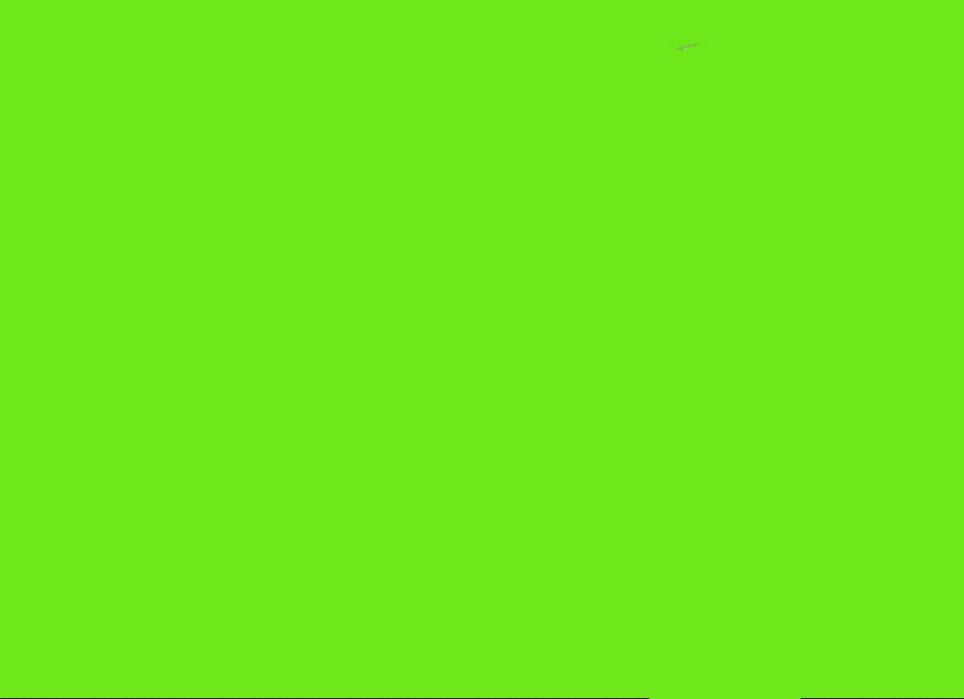
#> input picture preAIO25/warmup/exercise_w5/background1.png, 964 x 699 px
$ jupyter execute --allow-errors Exercise_suggestion.ipynb   (shell and % lines are left out)
#> lines starting #> are read from the running program, lines starting #| are printed output that depends on the picture; after the words box and inside, x2 and y2 are one past the last pixel; in counts of white or black regions, pixels touching at a corner belong together
<a href="https://colab.research.google.com/github/mylethidiem/ProgramingTech/blob/main/preAIO25/warmup/exercise_w5/Exercise_suggestion.ipynb" target="_parent"></a>

# 2. Basic matrix with numpy

## Tạo một ma trận với numpy

[cell 1]
import numpy as np

# Tạo một ma trận với kích thước 2x3
matrix = np.array([[1, 2, 3],
                   [4, 5, 6]])

## Phép cộng ma trận

[cell 2]
import numpy as np
# Tạo hai ma trận A và B
A = np.array([[1, 2],
              [3, 4]])

B = np.array([[5, 6],
              [7, 8]])

# Thực hiện cộng ma trận
C = A + B

print("A + B:\n", C)

## np.stack()

[cell 3]
import numpy as np

# Tạo 2 array 1D
arr1 = np.array([1, 2, 3])
arr2 = np.array([4, 5, 6])

# Stack các array theo một trục
stacked_arr = np.stack((arr1, arr2))

print("Array sau khi stack:\n", stacked_arr)

## np.sum()

[cell 4]
import numpy as np

# Tạo một tensor 2D
arr = np.array([[1, 2, 3],
                [4, 5, 6],
                [7, 8, 9]])

# Tính tổng theo từng dòng (axis=1)
row_sum = np.sum(arr, axis=1)
print("Tổng theo dòng:", row_sum)

# Tính tổng theo từng cột (axis=0)
column_sum = np.sum(arr, axis=0)
print("Tổng theo cột:", column_sum)

## np.where

[cell 5]
import numpy as np

# Tạo một tensor 3D
arr = np.array([[1, 2, 3],
                [4, 5, 6],
                [7, 8, 9]])

# Sử dụng hàm where để tạo ra tensor mới có giá trị các phần tử lớn hơn 5 được thay thế bằng 0, các phần tử còn lại thì giữ nguyên.
new_arr = np.where(arr > 5, 0, arr)

# In ra tensor mới
print(new_arr)

# 4. Experiments

[cell 6]
import numpy as np
import matplotlib.pyplot as plt
import cv2

[cell 7]
def computeBinaryMask(difference_single_channel, threshold=15):
    # Áp dụng ngưỡng (threshold) để tạo mask nhị phân
    # Các điểm ảnh có sự chênh lệch màu sắc lớn hơn hoặc bằng 15 được đặt là 255 (trắng), còn lại là 0 (đen).
    difference_binary = np.where(difference_single_channel >= threshold, 255, 0)

    # Ghép nối mask nhị phân thành 3 kênh để phù hợp với định dạng RGB.
    binary_binary = np.stack((difference_binary,)*3, axis=-1)

    return binary_binary


def computeDifference(bg_img, input_img):
    # Tính toán giá trị khác biệt tuyệt đối giữa hai hình ảnh
    bg_img = np.float32(bg_img)
    input_img = np.float32(input_img)
    difference_three_channel = np.abs(bg_img - input_img)

    # Chuyển đổi sự khác biệt 3 kênh sang một kênh bằng cách tính trung bình.
    # Điều này giúp giảm dữ liệu khác biệt xuống một giá trị cường độ đơn lẻ.
    difference_single_channel = np.sum(difference_three_channel, axis=2) / 3.0

    # Chuyển đổi trở lại sang uint8 để phù hợp với xử lý ảnh.
    difference_single_channel = difference_single_channel.astype('uint8')

    return difference_single_channel


def replaceBackGround(bg_image1, bg_image2, ob_image):
    # Tính toán sự khác biệt giữa hình ảnh đối tượng và hình nền thứ nhất
    difference_single_channel = computeDifference(bg_image1, ob_image)

    # Tính toán mask nhị phân dựa trên sự khác biêt
    binary_mask = computeBinaryMask(difference_single_channel)
    plt.imshow(binary_mask)

    # Thay thế hình nền:
    # ở vị trí mà mask là trắng (255): thay thế bằng hình nền thứ hai.
    # ở vị trí mà mask là đen (0): giữ hình ảnh đối tượng.
    output = np.where(binary_mask == 255, ob_image, bg_image2)

    return output

[cell 8]
# Load các ảnh input
bg_image1 = cv2.imread('background1.png')
#> bg_image1 is the input picture: shape (699, 964, 3); mean B, G, R 27, 231.8, 109.9
bg_image2 = cv2.imread('background2.png')
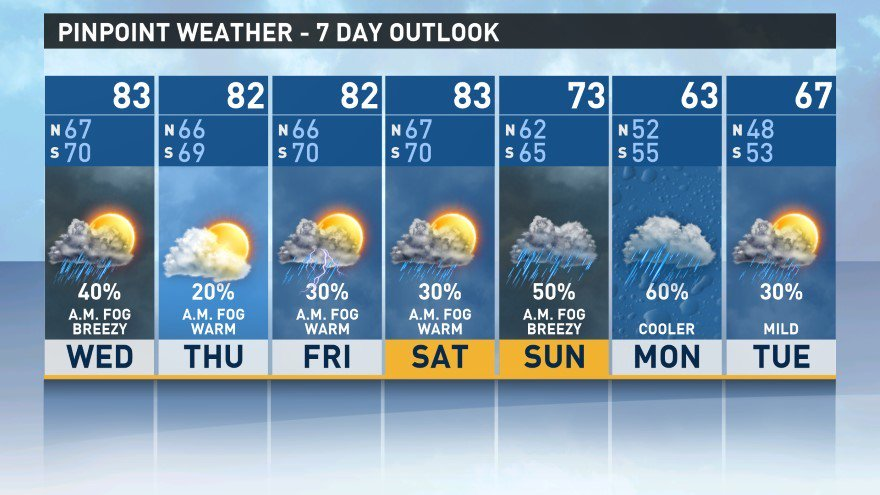
#> input picture preAIO25/warmup/exercise_w5/background2.png, 880 x 495 px
#> bg_image2 is the input picture: shape (495, 880, 3); mean B, G, R 171, 148.5, 121.3
ob_image  = cv2.imread('object.png')
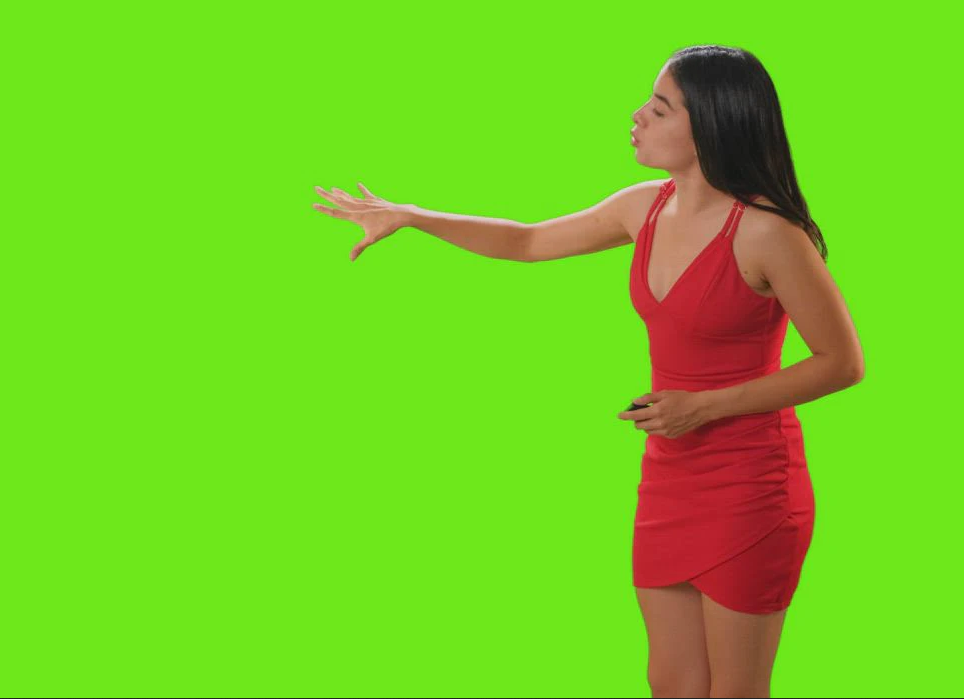
#> input picture preAIO25/warmup/exercise_w5/object.png, 964 x 699 px
#> ob_image is the input picture: shape (699, 964, 3); mean B, G, R 32.7, 203.1, 116.8

# Resize kích thuớc ảnh đầu vào
bg_image1 = cv2.resize(bg_image1, (640, 480))
#> bg_image1: shape (480, 640, 3)
bg_image2 = cv2.resize(bg_image2, (640, 480))
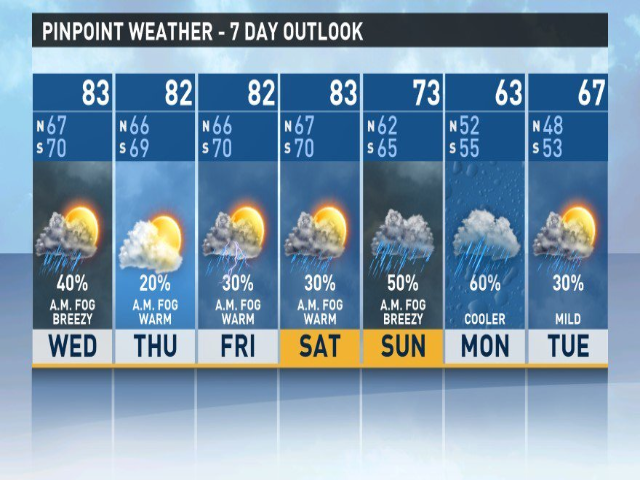
#> bg_image2: shape (480, 640, 3); mean B, G, R 170.9, 148.4, 121.2
ob_image  = cv2.resize(ob_image,  (640, 480))
#> ob_image: shape (480, 640, 3)

# Chuyển đổi ảnh màu từ hệ BRG sang hệ RGB
bg_image1 = cv2.cvtColor(bg_image1, cv2.COLOR_BGR2RGB)
bg_image2 = cv2.cvtColor(bg_image2, cv2.COLOR_BGR2RGB)
ob_image  = cv2.cvtColor(ob_image,  cv2.COLOR_BGR2RGB)

[cell 9]
# Tiến hành background subtraction
output_image = replaceBackGround(bg_image1, bg_image2, ob_image)
#> in computeDifference, `input_img = np.float32(input_img)`:
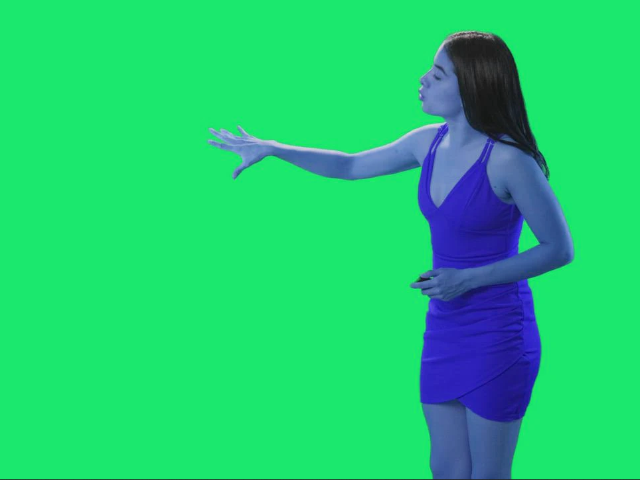
#> input_img: shape (480, 640, 3) float32; mean of channels 0, 1, 2 116.9, 203.1, 32.7; drawn as B, G, R
#> in computeDifference, `difference_single_channel = np.sum(difference_three_channel, axis=2) /..`:
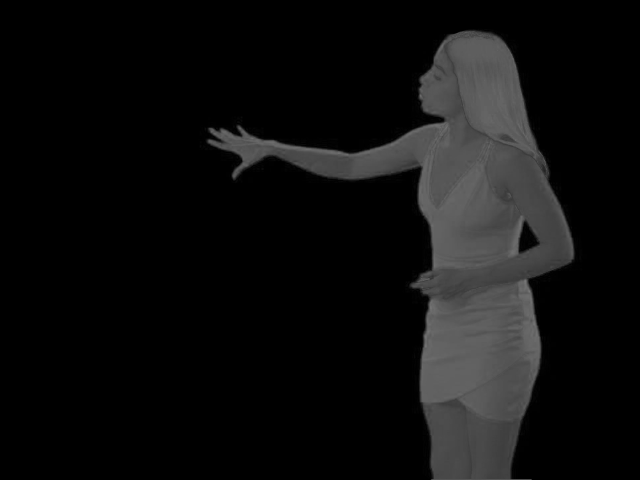
#> difference_single_channel: shape (480, 640) float32; min 0, max 119.3, mean 14.9
#> in computeBinaryMask, `difference_binary = np.where(difference_single_channel >= threshold, 2..`:
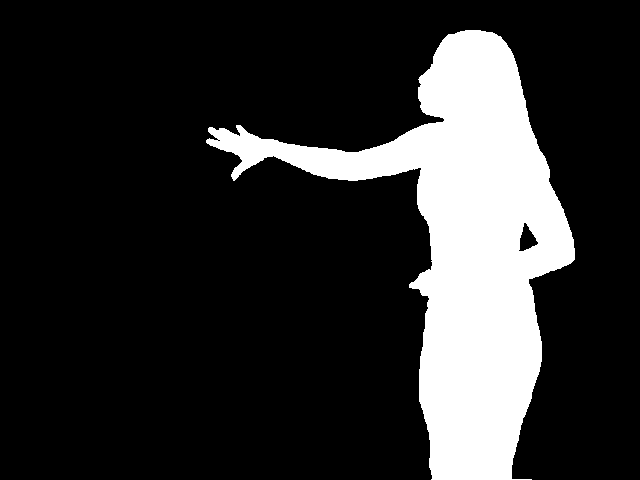
#> difference_binary: shape (480, 640) int64; 18.2% white; 1 white region, box (x1, y1, x2, y2) and area: (206, 30, 575, 480) 55806
#> in replaceBackGround, `output = np.where(binary_mask == 255, ob_image, bg_image2)`:
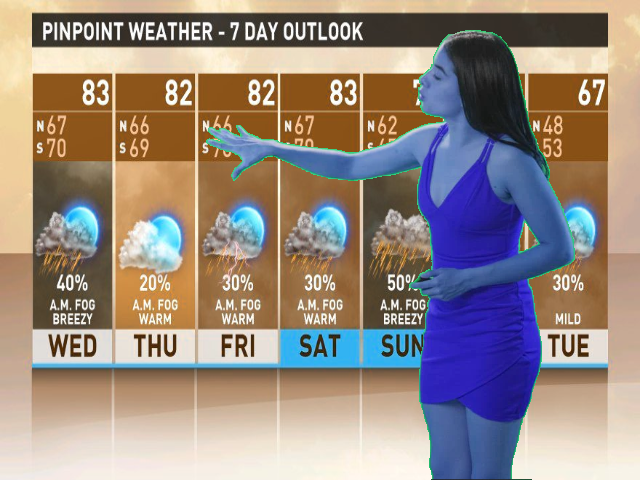
#> output: shape (480, 640, 3); mean of channels 0, 1, 2 130.1, 137.7, 151.9; drawn as B, G, R

[cell 10]
# Hiển thị kết quả
plt.imshow(output_image)

# 6. Exercise

## Câu 1

[cell 11]
import numpy as np

# Tạo hai array 1D
arr1 = np.array([2, 3, 4])
arr2 = np.array([5, 5, 7])

# Stack các array
stacked_arr = np.stack((arr1, arr2), axis=1)

print("Array đã stack:\n", stacked_arr)

## Câu 2

[cell 12]
import numpy as np

# Tạo 2 ma trận
matrix1 = np.array([[1, 2], [3, 4]])
matrix2 = np.array([[5, 6], [7, 8]])

# In ra kết quả
print(matrix1 + matrix2)

## Câu 3

[cell 13]
import numpy as np
# Tạo 2 ma trận
matrix1 = [[1, 2], [3, 4]]
matrix2 = [[5, 6], [7, 8]]

# In ra kết quả
print(matrix1 + matrix2)

## Câu 4

## Câu 5

[cell 14]
import numpy as np

array = np.array([1, 2, 3, 4, 5, 6])
result = np.where(array > 3, "A", "B")

print(result)

## Câu 6

#> (a cell that did not finish here is left out)

# Câu 7

[cell 16]
import cv2
import matplotlib.pyplot as plt
import numpy as np

# Đọc hình ảnh
img = cv2.imread("nature.jpg")
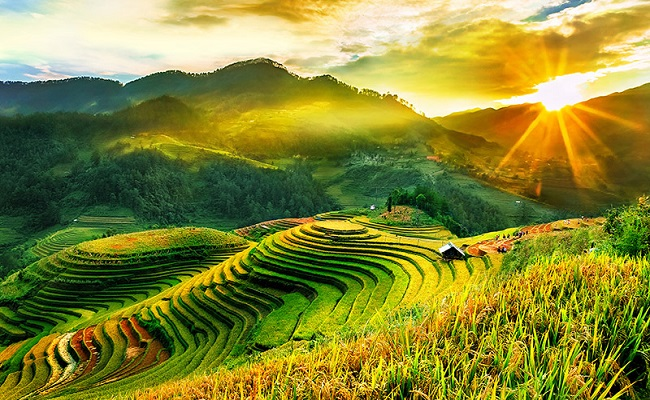
#> input picture preAIO25/warmup/exercise_w5/nature.jpg, 650 x 400 px
#> img is the input picture: shape (400, 650, 3); mean B, G, R 52.9, 134.4, 133.3
img = cv2.cvtColor(img, cv2.COLOR_BGR2RGB)
# Điều chỉnh độ sáng hình ảnh
new_img = img + 50
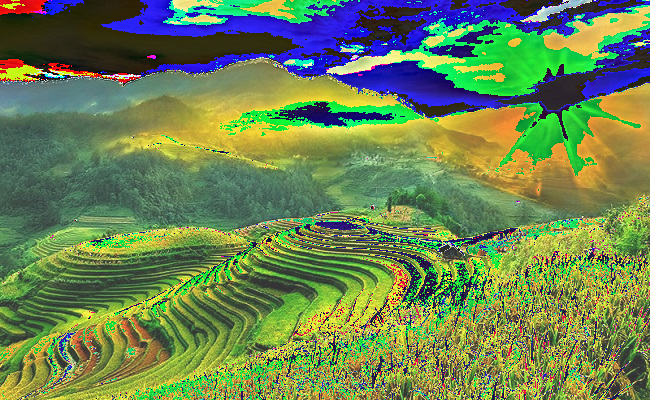
#> new_img: shape (400, 650, 3); mean R, G, B 108.4, 131.6, 82.4
new_img = np.clip(new_img, 0, 255)
new_img = new_img.astype(np.uint8)

# Hiển thị hình ảnh
plt.figure(figsize=(10, 10))
plt.subplot(121)
plt.imshow(img)
plt.title("Original Image")
plt.subplot(122)
plt.imshow(new_img)
plt.title("Brightness Image")
plt.show()

# Câu 8

[cell 17]
import cv2
import matplotlib.pyplot as plt
import numpy as np

# Đọc hình ảnh
img = cv2.imread("nature.jpg")
img = cv2.cvtColor(img, cv2.COLOR_BGR2RGB)

# crop hình ảnh
crop_img = img[50:150, 500:700]
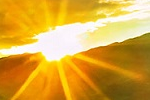
#> crop_img: shape (100, 150, 3); mean R, G, B 217.2, 166.5, 60.2

#Hiển thị hình ảnh
plt.figure(figsize=(10, 10))
plt.subplot(121)
plt.imshow(img)
plt.title("Original Image")
plt.subplot(122)
plt.imshow(crop_img)
plt.title("Cropped Image")
